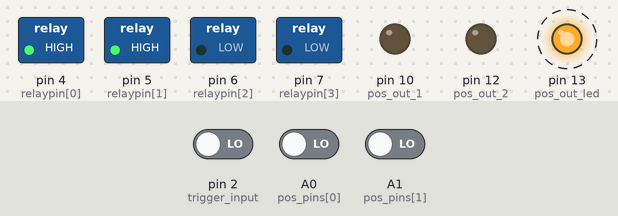
Bench run of a sketch on a simulated Arduino Uno, built with avr-gcc and run on an emulated ATmega328P. On the bench: switched loads named in the sketch (green lamp = pin HIGH), output pins drawn as LEDs (lit = HIGH). Dashed ring = blinking. Inputs (shaded band) come from the test bench; at power-on: pin 2 (trigger_input) LOW, A0 (pos_pins[0]) LOW, A1 (pos_pins[1]) LOW.

Above: at 1.26 s.
1.3 s: pin 2 (trigger_input) driven HIGH
At 1.47 s:
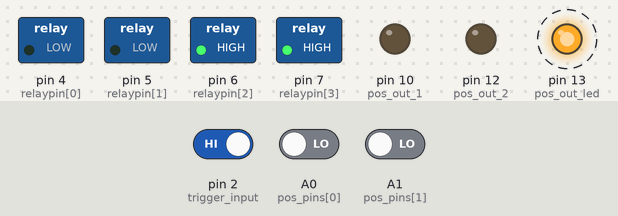
4.3 s: A0 (pos_pins[0]) driven HIGH
At 4.54 s:
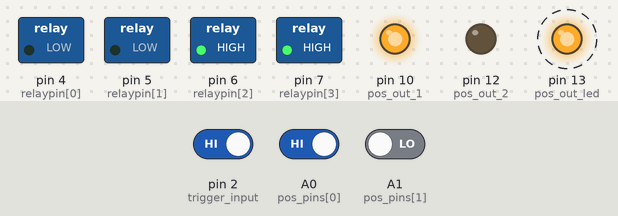
7.3 s: pin 2 (trigger_input) driven LOW
At 7.34 s:
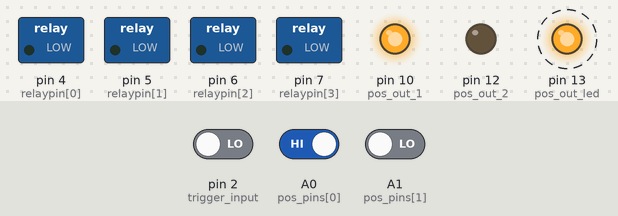
10.3 s: A0 (pos_pins[0]) driven LOW
At 10.54 s:
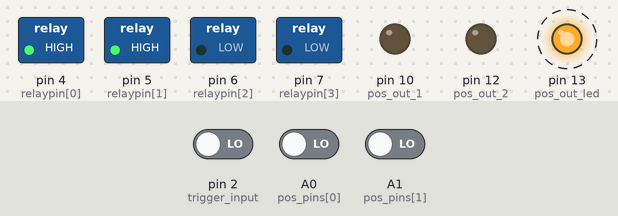
13.3 s: A1 (pos_pins[1]) driven HIGH
At 13.34 s:
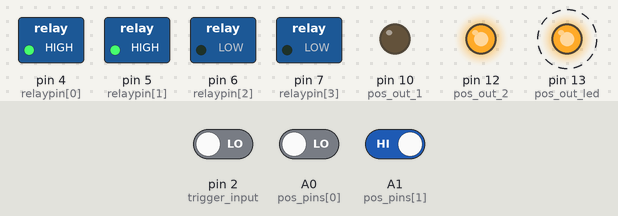
16.3 s: pin 2 (trigger_input) driven HIGH
At 16.41 s:
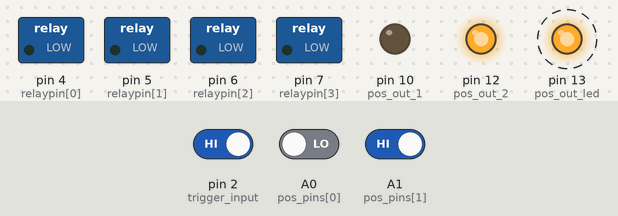
Timing chart, 0 to 20.3 s (numbered marks = the images above; inputs shaded):
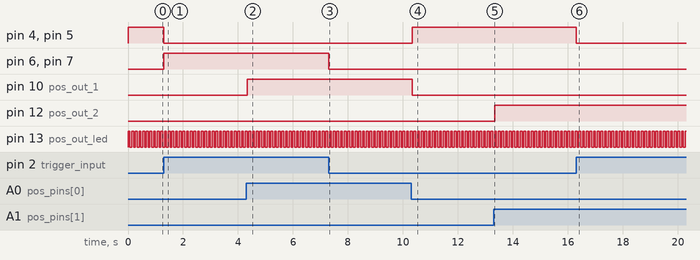

Measured:
- after the input at 1.3 s, pin 4 (relaypin[0]), pin 5 (relaypin[1]): HIGH → LOW at once; pin 6 (relaypin[2]), pin 7 (relaypin[3]): LOW → HIGH at once
- after the input at 4.3 s, pin 10 (pos_out_1): LOW → HIGH at once
- after the input at 7.3 s, pin 6 (relaypin[2]), pin 7 (relaypin[3]): HIGH → LOW at once
- after the input at 10.3 s, pin 4 (relaypin[0]), pin 5 (relaypin[1]): LOW → HIGH at once; pin 10 (pos_out_1): HIGH → LOW at once
- after the input at 13.3 s, pin 12 (pos_out_2): LOW → HIGH at once
- after the input at 16.3 s, pin 4 (relaypin[0]), pin 5 (relaypin[1]): HIGH → LOW at once
- by itself, pin 13 (pos_out_led): alternates HIGH for 0.07 s and LOW for 0.07 s

The sketch:

Arduino_Relay_Waveguide.ino
```cpp
#define switchtime 1500 //Time to apply current to motor, enough time to switch, but also not too much so it will get hot
#define POSPIN (PIND & (1 << PIND2))
typedef enum {
  load = 1,
  tokamak = 2,
  between = 3,
  error = 0,
  } position_t;
void setpos(position_t pos);
position_t getpos(void);
void setupIO(void);
void set_position_output();
position_t read_command(void);
volatile position_t current_pos = load;
volatile position_t command_pos = load;
uint8_t last_pos = 0;
uint8_t relaypin[4] = {4, 5, 6, 7}; //PD4, PD5, PD6, PD7
uint8_t pos_pins[2] = {A0,A1}; // PC0 and PC1
uint8_t trigger_input = 2; //D2 / PD2
uint8_t pos_out_1 = 10; //  PB2
//Pin 11 has something stuck in the connector so not useable atm...
uint8_t pos_out_2 = 12; // PB3
uint8_t pos_out_led = 13; //PB4
uint8_t interlock_pin = 9; //D9 / PB1
bool LED_STATE = true;

/*
PD7 - Relay 1
PD6 - Relay 2
PD5 - Relay 3
PD4 - Relay 4
*/
void setupTimer(void) {
  cli();
  /*1. First we reset the control register to amke sure we start with everything disabled.*/
  TCCR1A = 0;                 // Reset entire TCCR1A to 0
  TCCR1B = 0;                 // Reset entire TCCR1B to 0
  /*2. We set the prescalar to the desired value by changing the CS10 CS12 and CS12 bits. */
  TCCR1B |= B00000100;        //Set CS12 to 1 so we get prescalar 256
  /*3. We enable compare match mode on register A*/
  TIMSK1 |= B00000010;        //Set OCIE1A to 1 so we enable compare match A
  //OCR1A = 4167;             //Finally we set compare register A to this value
  OCR1A = 4167;             //Finally we set compare register A to this value
  sei();                     //Enable back the interrupts
}

void setupIO(void) {
  pinMode(relaypin[0],OUTPUT);
  pinMode(relaypin[1],OUTPUT);
  pinMode(relaypin[2],OUTPUT);
  pinMode(relaypin[3],OUTPUT);
  pinMode(pos_pins[0],INPUT); //pos 1 / "Safe" pos
  pinMode(pos_pins[1],INPUT); //pos 2 / tokamak pos
  pinMode(trigger_input, INPUT);
  attachInterrupt(digitalPinToInterrupt(trigger_input),input_change,CHANGE); //Attach interrupt to enable immediate reaction to command signals
  pinMode(pos_out_1, OUTPUT);
  pinMode(pos_out_2, OUTPUT);
  pinMode(pos_out_led, OUTPUT);
  pinMode(interlock_pin, INPUT);
  pinMode(13,OUTPUT);
}

void setup() {
  setupIO();
  setupTimer();
}

void loop() {
  if(command_pos == tokamak) {
    if(current_pos == load || current_pos == between)
      setpos(tokamak);
  }
  else if(command_pos == load){
    if(current_pos == tokamak || current_pos == between)
      setpos(load);
  }
  else{
  //...
  }
}
position_t read_command(void){
  if(POSPIN)
    return tokamak;
  else
    return load;
}
//Called when interrupt caused by external trigger signal change
void input_change(){
  command_pos = read_command();
}
//Sets the pins for the relays to move waveguide
/*
PD7 - Relay 1
PD6 - Relay 2
PD5 - Relay 3
PD4 - Relay 4
*/
void setpos(position_t pos)
{
  uint32_t i = 0;
  if(pos == load) {
    if(getpos() != load){ //Only react if it's not already there
      PORTD &= ~0xC0; //off R1 and R2
      PORTD |= 0x30;  //on R3 and R4
      while(getpos() != load && command_pos == load){
        ++i;
        if(i > 2000)
          break;
        delay(1);
      } //Wait for movement to complete
      if(command_pos == load){
        set_position_output();
        for(int x = 0; x < switchtime; x++){
          delay(1);
          if(command_pos != load)
            PORTD &= ~0xF0; //off everything
            break;
        }
      }
      PORTD &= ~0xF0; //off everything
    }
  }

  else if(pos == tokamak) {
    if(getpos() != tokamak){ //Only react if it's not already there
      PORTD &= ~0x30; //off R3 and R4
      PORTD |= 0xC0;  //on R1 and R2
      while(getpos() != tokamak && command_pos == tokamak){
        ++i;
        if(i > 2000)
          break;
        delay(1);
      } //Wait for movement to complete
      if(command_pos == tokamak){ //If it's still commanded to go to the tokamak, do the delay
      set_position_output();
        for(int x = 0; x < switchtime; x++){
          delay(1);
          if(command_pos != tokamak)
            PORTD &= ~0xF0; //off everything
            break;
        }
      }
      PORTD &= ~0xF0; //off everything
    }
  }
  else{
    //...
  }
}
//Get the position of the waveguide, can either be position 1, 2 or in between
position_t getpos(void){
  //Port C0 and Port C1
  uint8_t reading = (PINC & ((1 << PINC0) | (1 << PINC1))); //Make reading and store in memory
  if(! (reading & 0x3) ) //rotor is between the 2 positions
    return between;
  if(reading & 1)
    return load;
  if(reading & 2)
    return tokamak;
  else
    return error;
}

//TODO: Use 2 pins to also show when waveguide switch is between 2 posistions
void set_position_output(){
  current_pos = getpos();
  //for feedback
  if(current_pos == tokamak){ // Set when in tokamak position
    digitalWrite(pos_out_1,LOW);
    digitalWrite(pos_out_2,HIGH);
  }
  else if(current_pos == load){ // Clear when in safe position
    digitalWrite(pos_out_1,HIGH);
    digitalWrite(pos_out_2,LOW);
  }
  else if(current_pos == between){
    digitalWrite(pos_out_1,LOW);
    digitalWrite(pos_out_2,LOW);
  }
}
ISR(TIMER1_COMPA_vect){
  TCNT1  = 0; //First, set the timer back to 0 so it resets for next interrupt
  PORTB ^= 0x20; //toggle LED to let user know program is running
  set_position_output();
  command_pos = read_command();
}
```
